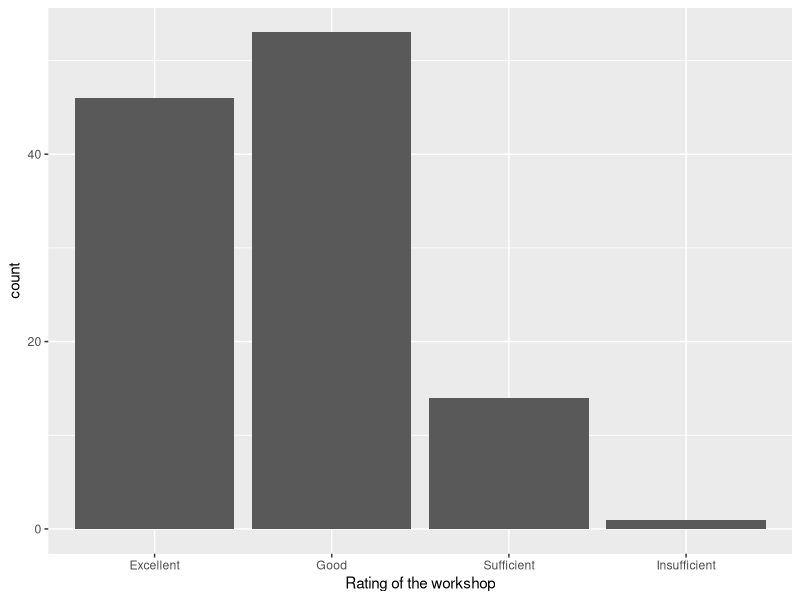
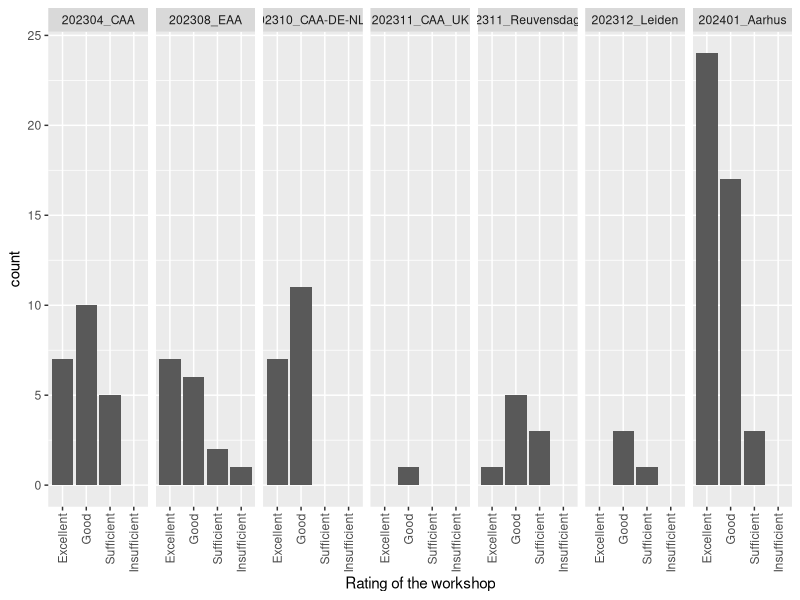
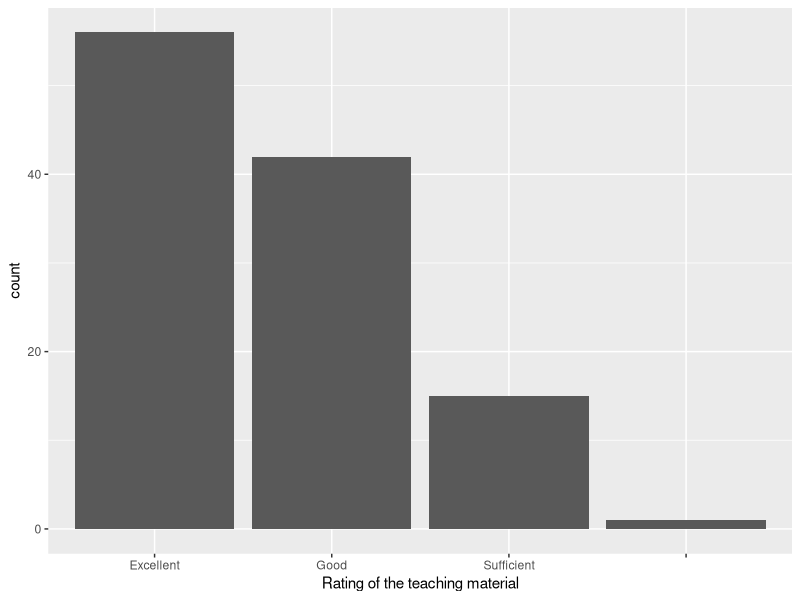
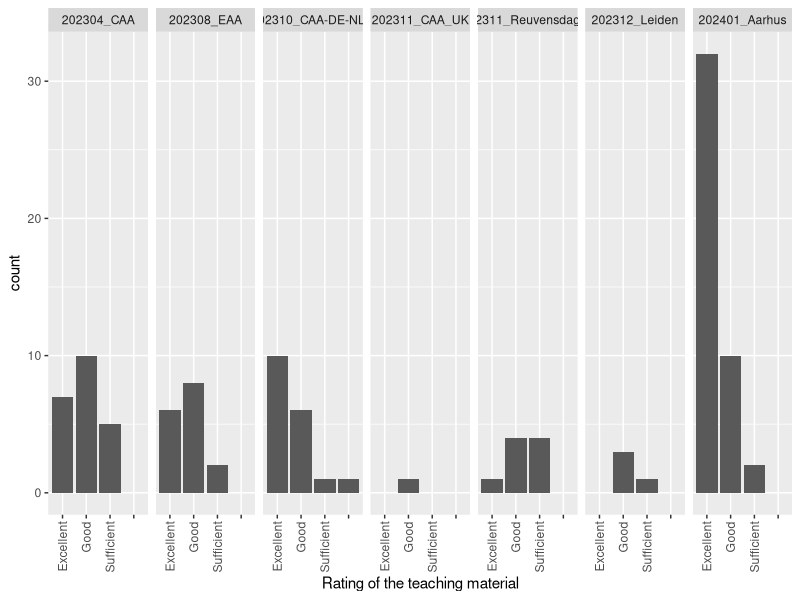
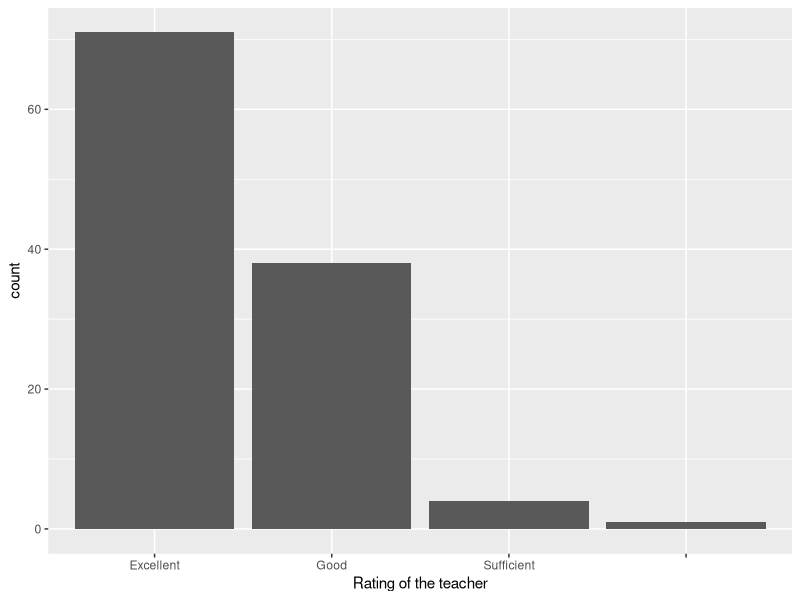
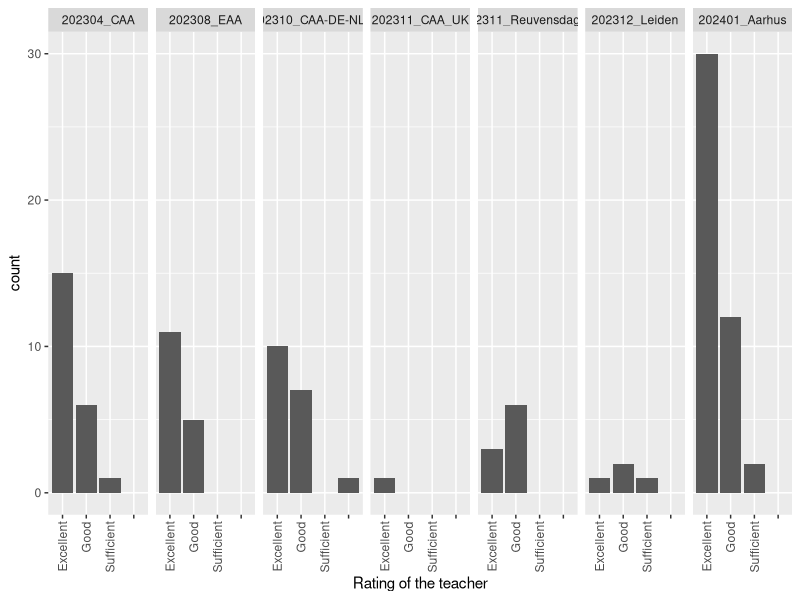
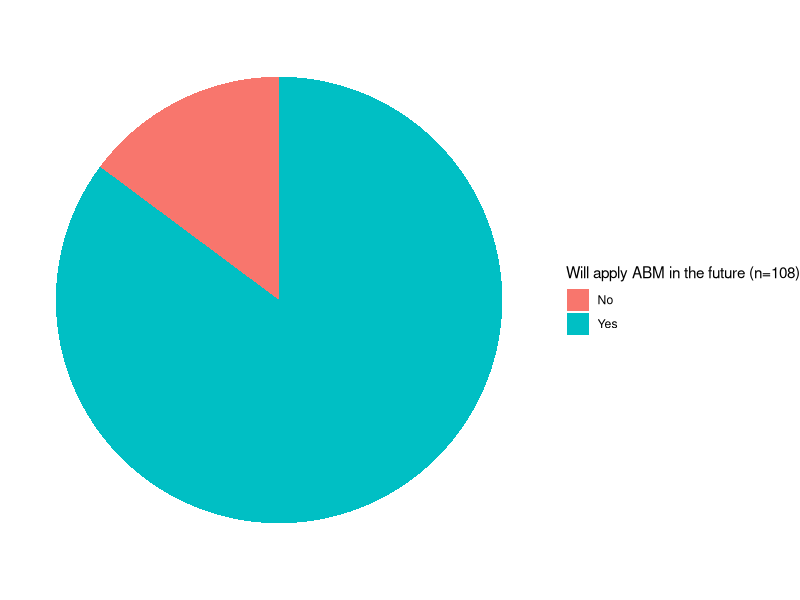
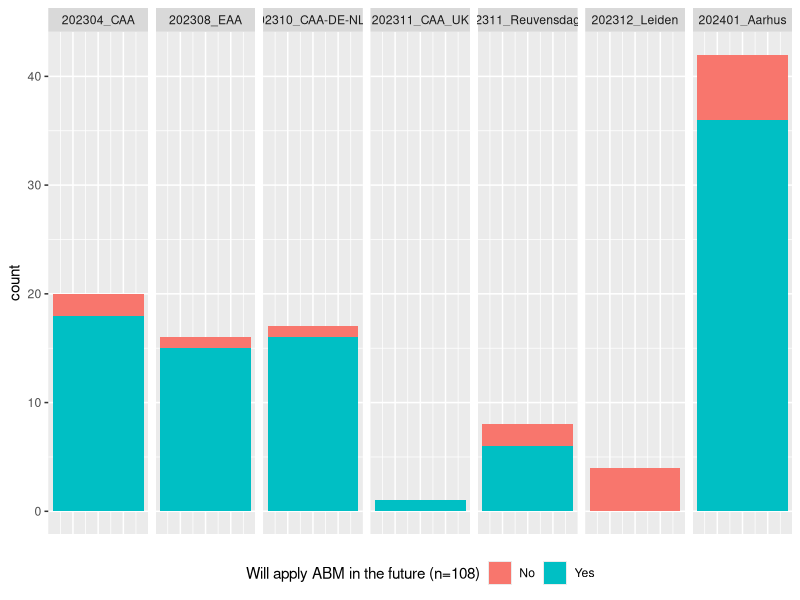

Recreate these plots in R, in order.
### analyses of the surveys after the workshops
library(ggplot2)
library(dplyr)
library(lubridate)
library(forcats)

post_surveys <- read.csv("data/ABM_post_workshop_survey.csv")

post_surveys$Workshop[date(post_surveys$Start.Date)=="2023-04-03"]  <- "202304_CAA"
post_surveys$Workshop[date(post_surveys$Start.Date)=="2023-08-31"]  <- "202308_EAA"
post_surveys$Workshop[date(post_surveys$Start.Date)=="2023-10-12"]  <- "202310_CAA-DE-NLFl"
post_surveys$Workshop[date(post_surveys$Start.Date)=="2023-10-13"]  <- "202310_CAA-DE-NLFl"
post_surveys$Workshop[date(post_surveys$Start.Date)=="2023-11-16"]  <- "202311_Reuvensdagen"
post_surveys$Workshop[date(post_surveys$Start.Date)=="2023-11-24"]  <- "202311_CAA_UK"
post_surveys$Workshop[date(post_surveys$Start.Date)=="2023-12-12"]  <- "202312_Leiden"
post_surveys$Workshop[date(post_surveys$Start.Date)=="2023-12-13"]  <- "202312_Leiden"
post_surveys$Workshop[date(post_surveys$Start.Date)>="2024-01-22"]  <- "202401_Aarhus"


#correct typos in the survey
post_surveys$How.would.you.rate.the.teaching.material.[post_surveys$How.would.you.rate.the.teaching.material.=="Sufficent"] <- "Sufficient"
post_surveys$How.would.you.rate.the.workshop.in.general.[post_surveys$How.would.you.rate.the.workshop.in.general.=="Sufficent"] <- "Sufficient"
post_surveys$How.would.you.rate.the.trainers.teachers.[post_surveys$How.would.you.rate.the.trainers.teachers.=="Sufficent"] <- "Sufficient"

drop_privacy <- c("IP.Address","Recipient.Last.Name","Recipient.First.Name","Recipient.Email","External.Data.Reference", "Location.Latitude", "Location.Longitude","User.Language")
post_surveys <- post_surveys[,!(names(post_surveys) %in% drop_privacy)]

write.csv(post_surveys, "data/post_workshop_surveys.csv")

factor_levels <- c("Excellent", "Good", "Sufficient", "Insufficient")

# rating workshop in general
post_surveys %>%
  mutate(How.would.you.rate.the.workshop.in.general. = fct_relevel(How.would.you.rate.the.workshop.in.general., factor_levels)) %>%
  ggplot(aes(x=How.would.you.rate.the.workshop.in.general.)) + geom_bar() +
  xlab("Rating of the workshop")
ggsave("export/postworkshop/rating_workshop.png")

post_surveys %>%
  mutate(How.would.you.rate.the.workshop.in.general. = fct_relevel(How.would.you.rate.the.workshop.in.general., factor_levels)) %>%
  ggplot(aes(x=How.would.you.rate.the.workshop.in.general.)) + geom_bar() +
  xlab("Rating of the workshop") + facet_grid(~Workshop) +
  theme(axis.text.x = element_text(angle = 90, vjust = 0.5, hjust=1))
ggsave("export/postworkshop/rating_workshop_facet.png", width = 10)

# rating teaching material
post_surveys %>%
  mutate(How.would.you.rate.the.teaching.material. = fct_relevel(How.would.you.rate.the.teaching.material., factor_levels)) %>%
  ggplot(aes(x=How.would.you.rate.the.teaching.material.)) + geom_bar() +
  xlab("Rating of the teaching material")
ggsave("export/postworkshop/rating_teaching_material.png")

post_surveys %>%
  mutate(How.would.you.rate.the.teaching.material. = fct_relevel(How.would.you.rate.the.teaching.material., factor_levels)) %>%
  ggplot(aes(x=How.would.you.rate.the.teaching.material.)) + geom_bar() +
  xlab("Rating of the teaching material") + facet_grid(~Workshop) +
  theme(axis.text.x = element_text(angle = 90, vjust = 0.5, hjust=1))
ggsave("export/postworkshop/rating_teaching_material_facet.png", width = 10)

# rating teachers
post_surveys %>%
  mutate(How.would.you.rate.the.trainers.teachers. = fct_relevel(How.would.you.rate.the.trainers.teachers., factor_levels)) %>%
  ggplot(aes(x=How.would.you.rate.the.trainers.teachers.)) + geom_bar() +
  xlab("Rating of the teacher")
ggsave("export/postworkshop/rating_teaching_material.png")

post_surveys %>%
  mutate(How.would.you.rate.the.trainers.teachers. = fct_relevel(How.would.you.rate.the.trainers.teachers., factor_levels)) %>%
  ggplot(aes(x=How.would.you.rate.the.trainers.teachers.)) + geom_bar() +
  xlab("Rating of the teacher") + facet_grid(~Workshop) +
  theme(axis.text.x = element_text(angle = 90, vjust = 0.5, hjust=1))
ggsave("export/postworkshop/rating_workshop_facet.png", width = 10)

# Apply ABM in the future?

post_surveys$Do.you.think.that.you.will.apply.ABM.to.your.own.research..If.yes..can.you.elaborate....Selected.Choice[post_surveys$Do.you.think.that.you.will.apply.ABM.to.your.own.research..If.yes..can.you.elaborate....Selected.Choice==""] <- NA

post_surveys %>%
  filter(!is.na(Do.you.think.that.you.will.apply.ABM.to.your.own.research..If.yes..can.you.elaborate....Selected.Choice)) %>%
  ggplot(aes(x = 1, fill = `Do.you.think.that.you.will.apply.ABM.to.your.own.research..If.yes..can.you.elaborate....Selected.Choice`)) +
  geom_bar(na.rm = TRUE) + coord_polar(theta = "y", start=0) + theme_void() +
  scale_fill_discrete(name = paste0("Will apply ABM in the future (n=", sum(!is.na(post_surveys$Do.you.think.that.you.will.apply.ABM.to.your.own.research..If.yes..can.you.elaborate....Selected.Choice)), ")"),
                      labels = c("No", "Yes"))
ggsave("export/postworkshop/ABM_future_apply.png")


post_surveys %>%
  filter(!is.na(Do.you.think.that.you.will.apply.ABM.to.your.own.research..If.yes..can.you.elaborate....Selected.Choice)) %>%
  ggplot(aes(x = 1, fill = `Do.you.think.that.you.will.apply.ABM.to.your.own.research..If.yes..can.you.elaborate....Selected.Choice`)) +
  geom_bar(na.rm = TRUE) +
  scale_fill_discrete(name = paste0("Will apply ABM in the future (n=", sum(!is.na(post_surveys$Do.you.think.that.you.will.apply.ABM.to.your.own.research..If.yes..can.you.elaborate....Selected.Choice)), ")"),
                      labels = c("No", "Yes")) + facet_grid(~Workshop) +
  theme(axis.title.x=element_blank(),
          axis.text.x=element_blank(),
          axis.ticks.x=element_blank(), legend.position="bottom")
ggsave("export/postworkshop/ABM_future_apply_face.png", width = 10)


